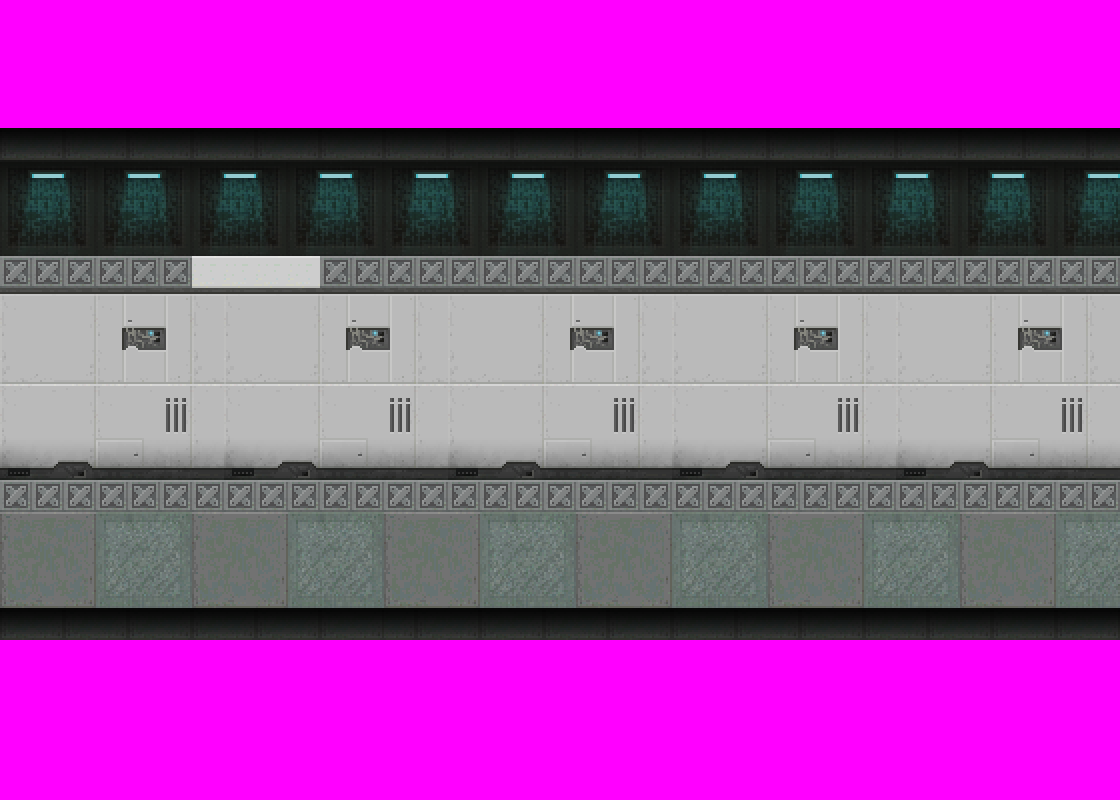

The image is a tile-based game level rendered from a .tmx file. Its description and source (layers, tilesets, objects; grid data summarised) follow:
An orthogonal 35x25 tile map with 32x32 px tiles, 1 tile layer (derp) and 3 objects.

<map version="1.0" orientation="orthogonal" width="35" height="25" tilewidth="32" tileheight="32" backgroundcolor="#ff00ff">
 <tileset firstgid="1" name="test_tileset" tilewidth="32" tileheight="32">
  <image source="../tileset/test_tileset.png" width="1120" height="736" />
 </tileset>
 <layer name="derp" width="35" height="25">
  <data>[875 cells, 560 non-empty, 80 distinct tile ids]</data>
 </layer>
 <objectgroup name="collision" width="35" height="25">
  <object x="2" y="258" width="189" height="29" />
  <object x="320" y="255" width="799" height="32" />
  <object x="0" y="481" width="1133" height="28" />
 </objectgroup>
</map>
